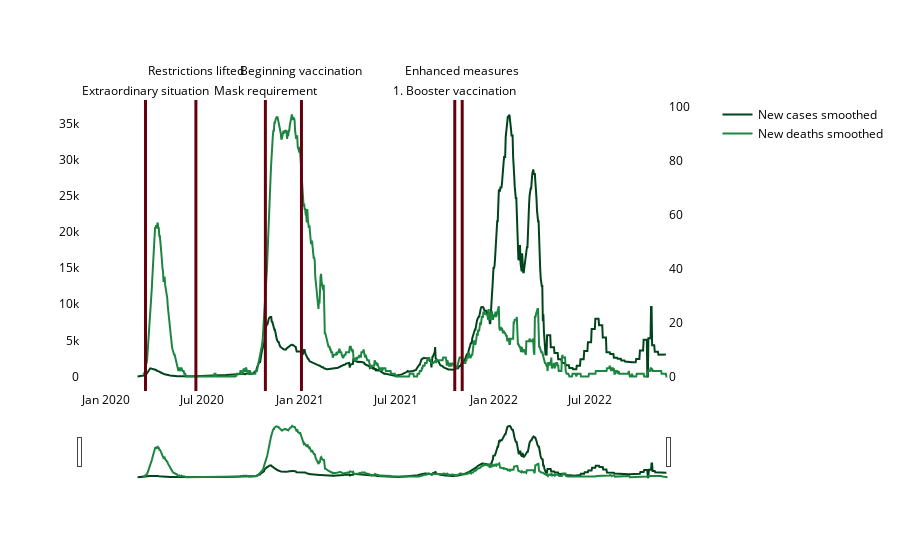

The code cell stored with this chart in its notebook:
### Markdown cell above
# Graph: Cases and extraordinary events

### Code cell
# Drop empty so they connect instead of having NA values
df_new_cases = df[["date", "new_cases_smoothed", "new_cases"]].dropna()
df_new_deaths = df[["date", "new_deaths_smoothed", "new_deaths"]].dropna()

# Create figure with secondary y-axis
fig_cases_extraordinary_events = make_subplots(specs=[[{"secondary_y": True}]])

fig_cases_extraordinary_events.add_trace(
    go.Scatter(x=list(df_new_cases.date), y=list(df_new_cases.new_cases_smoothed.astype(int)), name="New cases smoothed", 
               text=df_new_cases.new_cases.astype(int),
               mode="lines", marker_color=primary_colors[-1], hoverlabel = dict(namelength = -1),
               hovertemplate='New cases smoothed: %{y: ,d} (absolute: %{text: ,d})<extra></extra>'), 
    secondary_y=False)

fig_cases_extraordinary_events.add_trace(
    go.Scatter(x=list(df_new_deaths.date), y=list(df_new_deaths.new_deaths_smoothed.astype(int)), name="New deaths smoothed", 
               text=df_new_deaths.new_deaths.astype(int),
               mode="lines", marker_color=primary_colors[-2], hoverlabel = dict(namelength = -1),
               hovertemplate='New deaths smoothed: %{y: ,d} (absolute: %{text: ,d})<extra></extra>'),
    secondary_y=True)

fig_cases_extraordinary_events.update_layout(
    xaxis=dict(
        gridcolor='rgba(0, 0, 0, 0)',
        gridwidth=0
    ),
    yaxis=dict(
        gridcolor='rgba(0, 0, 0, 0)',
        gridwidth=0
    )
)

# Add vertical lines and text annotations for extraordinary_events
fig_cases_extraordinary_events.update_layout(**layout_settings,
    xaxis=dict(
        # Add range selector
        rangeslider=dict(
            visible=True
        )
    ),
    # Add vertical lines and text annotations for extraordinary_events
    shapes=[
        dict(
            type="line",
            x0=x,
            y0=0,
            x1=x,
            y1=1,
            xref="x",
            yref="paper",
            line=dict(color=secondary_colors[-1], width=3),
        ) for x, _ in extraordinary_events
    ],
    annotations=[
        dict(
            x=x,
            y=1,  # Display annotations at the top of the plot
            text=text,
            showarrow=False,
            yshift=20 * (index % 2 + 1),  # Shift annotations upwards by 20 pixels
            xshift=0,  # Shift annotations to the right by 20 pixels
            textangle=0,  # Display text vertically
            xref="x",
            yref="paper",  # Display annotations outside of the graph
        ) for index, (x, text) in enumerate(extraordinary_events)
    ],
    hovermode='x unified'
)

fig_cases_extraordinary_events.show()

### Figure 1 — Plotly figure (JSON) as saved in the notebook; plotly's stock layout.template omitted (floating-point values rounded to 4 significant figures; data arrays with more than 128 entries replaced by an {"elided": "..."} marker saying what was removed)
{"data": [{"hoverlabel": {"namelength": -1}, "hovertemplate": "New cases smoothed: %{y: ,d} (absolute: %{text: ,d})<extra></extra>", "marker": {"color": "rgba(0.0, 0.26666666666666666, 0.10588235294117647, 1.0)"}, "mode": "lines", "name": "New cases smoothed", "text": {"elided": "997 int values"}, "type": "scatter", "x": {"elided": "997 str values"}, "xaxis": "x", "y": {"elided": "997 int values"}, "yaxis": "y"}, {"hoverlabel": {"namelength": -1}, "hovertemplate": "New deaths smoothed: %{y: ,d} (absolute: %{text: ,d})<extra></extra>", "marker": {"color": "rgba(0.10818915801614765, 0.5201845444059976, 0.24982698961937716, 1.0)"}, "mode": "lines", "name": "New deaths smoothed", "text": {"elided": "965 int values"}, "type": "scatter", "x": {"elided": "965 str values"}, "xaxis": "x", "y": {"elided": "965 int values"}, "yaxis": "y2"}], "layout": {"annotations": [{"showarrow": false, "text": "Extraordinary situation", "textangle": 0, "x": "2020-03-16", "xref": "x", "xshift": 0, "y": 1, "yref": "paper", "yshift": 20}, {"showarrow": false, "text": "Restrictions lifted", "textangle": 0, "x": "2020-06-19", "xref": "x", "xshift": 0, "y": 1, "yref": "paper", "yshift": 40}, {"showarrow": false, "text": "Mask requirement", "textangle": 0, "x": "2020-10-28", "xref": "x", "xshift": 0, "y": 1, "yref": "paper", "yshift": 20}, {"showarrow": false, "text": "Beginning vaccination", "textangle": 0, "x": "2021-01-04", "xref": "x", "xshift": 0, "y": 1, "yref": "paper", "yshift": 40}, {"showarrow": false, "text": "1. Booster vaccination", "textangle": 0, "x": "2021-10-20", "xref": "x", "xshift": 0, "y": 1, "yref": "paper", "yshift": 20}, {"showarrow": false, "text": "Enhanced measures", "textangle": 0, "x": "2021-11-03", "xref": "x", "xshift": 0, "y": 1, "yref": "paper", "yshift": 40}], "font": {"color": "black", "family": "Open Sans"}, "hovermode": "x unified", "paper_bgcolor": "rgba(0,0,0,0)", "plot_bgcolor": "rgba(0,0,0,0)", "shapes": [{"line": {"color": "rgba(0.403921568627451, 0.0, 0.05098039215686274, 1.0)", "width": 3}, "type": "line", "x0": "2020-03-16", "x1": "2020-03-16", "xref": "x", "y0": 0, "y1": 1, "yref": "paper"}, {"line": {"color": "rgba(0.403921568627451, 0.0, 0.05098039215686274, 1.0)", "width": 3}, "type": "line", "x0": "2020-06-19", "x1": "2020-06-19", "xref": "x", "y0": 0, "y1": 1, "yref": "paper"}, {"line": {"color": "rgba(0.403921568627451, 0.0, 0.05098039215686274, 1.0)", "width": 3}, "type": "line", "x0": "2020-10-28", "x1": "2020-10-28", "xref": "x", "y0": 0, "y1": 1, "yref": "paper"}, {"line": {"color": "rgba(0.403921568627451, 0.0, 0.05098039215686274, 1.0)", "width": 3}, "type": "line", "x0": "2021-01-04", "x1": "2021-01-04", "xref": "x", "y0": 0, "y1": 1, "yref": "paper"}, {"line": {"color": "rgba(0.403921568627451, 0.0, 0.05098039215686274, 1.0)", "width": 3}, "type": "line", "x0": "2021-10-20", "x1": "2021-10-20", "xref": "x", "y0": 0, "y1": 1, "yref": "paper"}, {"line": {"color": "rgba(0.403921568627451, 0.0, 0.05098039215686274, 1.0)", "width": 3}, "type": "line", "x0": "2021-11-03", "x1": "2021-11-03", "xref": "x", "y0": 0, "y1": 1, "yref": "paper"}], "title": {"font": {"color": "black", "family": "Open Sans"}}, "xaxis": {"anchor": "y", "domain": [0, 0.94], "gridcolor": "rgba(0, 0, 0, 0)", "gridwidth": 0, "rangeslider": {"visible": true}}, "yaxis": {"anchor": "x", "domain": [0, 1], "gridcolor": "rgba(0, 0, 0, 0)", "gridwidth": 0}, "yaxis2": {"anchor": "x", "overlaying": "y", "side": "right"}}}
